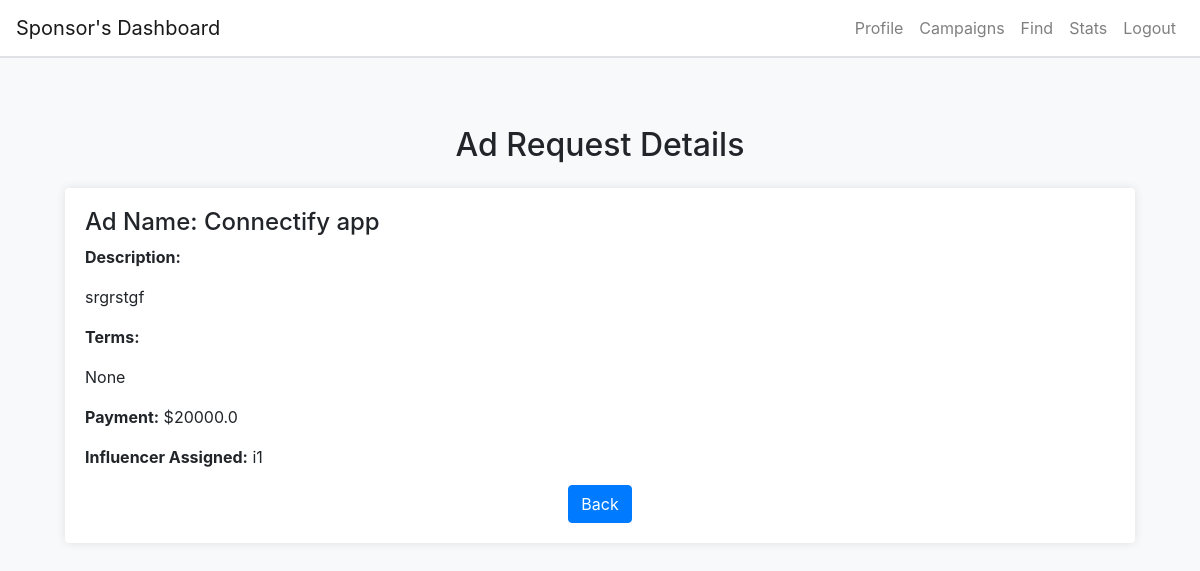
The page /ad_view/profile/2 (signed in) on the database as committed earlier.
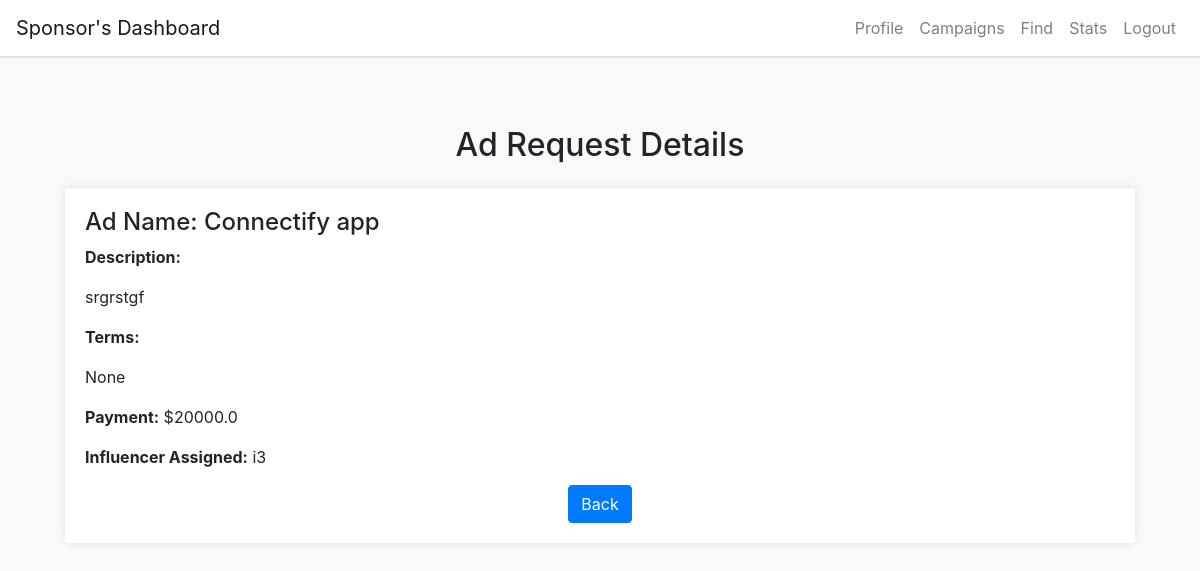
The same page on the database as committed later.
### app.py (models this page shows)
class AdRequest(db.Model):
    id = db.Column(db.Integer, primary_key=True)
    ad_name = db.Column(db.String(100), nullable=False)
    description = db.Column(db.String(500), nullable=False)
    terms = db.Column(db.String(500), nullable=True)
    payment = db.Column(db.Float, nullable=False)
    influencer_name = db.Column(db.String(100), nullable=True)
    influencer_id = db.Column(db.Integer, db.ForeignKey('influencers.id'), nullable=True)
    campaign_id = db.Column(db.Integer, db.ForeignKey('campaign.id'), nullable=False)
    negotiation_status = db.Column(db.String(20), nullable=False, default='no negotiation')
    modified_terms = db.Column(db.Text, nullable=True)
    modified_payment = db.Column(db.Float, nullable=True)
    created_by = db.Column(db.String(20), nullable=False)
    created_at = db.Column(db.DateTime, default=datetime.utcnow)
    campaign = db.relationship('Campaign', backref='ad_requests')
    sponsor_id = db.Column(db.Integer, db.ForeignKey('sponsors.id'), nullable=False)
    status = db.Column(db.String(50), default='pending')

### app.py (the view)
@app.route('/ad_view/<string:source>/<int:request_id>', methods=['GET'])
@app.route('/ad_view/<int:request_id>', methods=['GET'])
def view_ad(request_id,source='None'):
    if 'user_id' not in session:
        flash('You need to log in first.', 'warning')
        return redirect(url_for('login'))
    ad_request = AdRequest.query.get_or_404(request_id)
    user_role = session.get('user_role')
    return render_template('ad_view.html', source=source,ad_request=ad_request, user_role=user_role)

### templates/ad_view.html
{% extends "base.html" %} {% block title %}Ad Request Details{% endblock %} {%
block content %}
<div class="container mt-5">
  <h2 class="text-center">Ad Request Details</h2>
  <div class="card mt-4">
    <div class="card-body">
      <h4>Ad Name: {{ ad_request.ad_name }}</h4>
      <p><strong>Description:</strong></p>
      <p>{{ ad_request.description }}</p>
      <p><strong>Terms:</strong></p>
      <p>{{ ad_request.terms }}</p>
      <p><strong>Payment:</strong> ${{ ad_request.payment }}</p>
      <p>
        <strong>Influencer Assigned:</strong> {{ ad_request.influencer_name }}
      </p>
      <div class="text-center">
        {% if user_role == 'influencer' %}
        <a href="{{ url_for('influencer_profile') }}" class="btn btn-primary"
          >Back</a
        >
        {% elif user_role == 'sponsor' %}
        <form
          method="GET"
          action="{% if source == 'details' %}{{ url_for('campaign_details', campaign_id=ad_request.campaign_id) }}{% elif source == 'profile' %}{{ url_for('sponsor_profile') }}{% endif %}"
        >
          <button class="btn btn-primary">Back</button>
        </form>
        {% elif user_role == 'admin' %}
        <a href="{{ url_for('admin_info') }}" class="btn btn-primary">Back</a>
        {% endif %}
      </div>
    </div>
  </div>
</div>
{% endblock %}

Rows that differ between the two databases and show on the page:
changed AdRequest "Connectify app": influencer_name "i1" → "i3"
